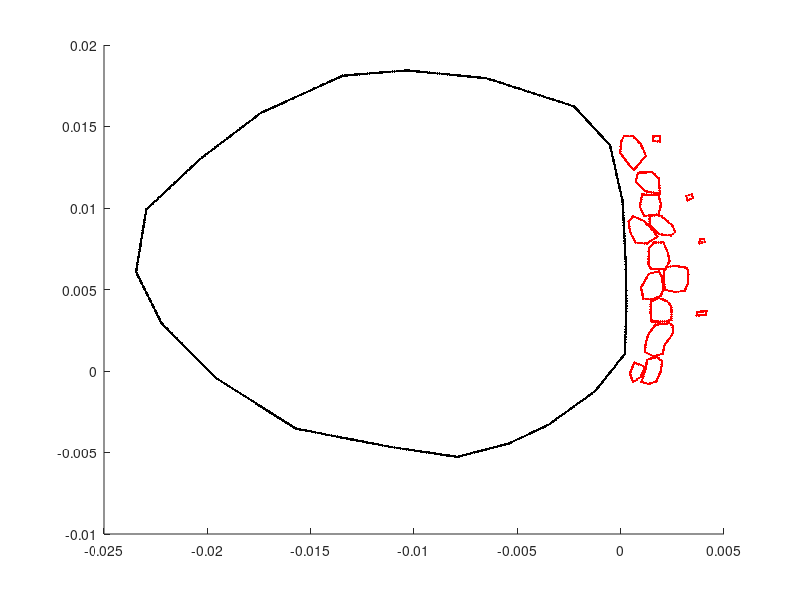

Recreate this plot in MATLAB.
%make_hairs.m
clear all
close all
load('hermit_hairs.mat');
load('ant.mat');
%load('model.mat');
model.x = ant.x;
model.y = ant.y;

L = 0.1;                            % length of computational domain (m)
N = 512;                            % number of Cartesian grid meshwidths at the finest level of the AMR grid
dx = (L/N)/(2);                           % Cartesian mesh width (m)
% Notes ~ Rule of thumb: 2 boundary points per fluid grid point. 
%        vertex pts too far apart: flow thru boundary, too close: numerical weirdness

NFINEST = 64;  % NFINEST = 4 corresponds to a uniform grid spacing of h=1/64


%dx = L/(16*1.5*NFINEST);
% 
% num_nodesh = ceil(perimh/(0.5*dx)/4)*4+1;
% num_nodese = ceil(perime/(0.5*dx)/4)*4+1;
% num_nodes = num_nodesh + 2*num_nodese + 1;
%tapered_stiffness = false;
%stiffness = 1.0/num_layers;
kappa_target = 1.0e-2;        % target point penalty spring constant (Newton)
% This is the spring stiffness between the target points and vertex points. The stiffness between
%          the points is inversely proportional to the number of target/vertex points, so use
%          the minimum value of stiffness you can to reduce computational time.

%%%%%%%%%%%%%%%%%%%%%%%%%%%%%%%%%%%%%%%%%%%%%%%%%%%%%%%%%%%%%%%%%%%%%%%%%%%
% All of the Hairs  %%%%%%%%%%%%%%%%%%%%%%%%%%%%%%%
%
num = length(hairs);

for k = 1:num % Loop calculates points and writes files for each hair.

clear points

num_nodes = length(hairs(1,k).x);
n = 0;
perim_total = 0;
% Step 1: create the points.
for i = 2:num_nodes
    clear perim
    clear numpts
    x1 = hairs(1,k).x(i-1,1);
    y1 = hairs(1,k).y(i-1,1);
    x2 = hairs(1,k).x(i,1);
    y2 = hairs(1,k).y(i,1);
    perim = abs(pdist([x1 y1;x2 y2],'euclidean'));
    perim_total = perim_total+perim;
    
    numpts=ceil(perim/dx)
    n = numpts+n;
    points(1,i-1).x = linspace(x1,x2,numpts);
    points(1,i-1).y = linspace(y1,y2,numpts);
    
end
perim_total = perim_total + abs(pdist([hairs(1,k).x(1,1) hairs(1,k).y(1,1);hairs(1,k).x(end,1) hairs(1,k).y(end,1)],'euclidean'))
n


vertex_fid = fopen(['hair',num2str(k),'_2d_' num2str(N) '.vertex'], 'w');

% first line is the number of vertices in the file
fprintf(vertex_fid, '%d\n', n);
hold on
% Step 2: Write out the vertex information
for l = 1:num_nodes-1
    plot(points(1,l).x,points(1,l).y,'r.-')
    for j = 1:length(points(1,l).x-1)
    fprintf(vertex_fid, '%1.16e %1.16e\n', points(1,l).x(j), points(1,l).y(j));
    end
end
%end
%hold off
fclose(vertex_fid);

% Step 3: Write out the target point information
target_fid = fopen(['hair',num2str(k),'_2d_' num2str(N) '.target'], 'w');

fprintf(target_fid, '%d\n', n);

ds = perim_total/(n-1);

for s = 0:n-1
   fprintf(target_fid, '%d %1.16e\n', s, kappa_target*ds/(ds^2));
end

fclose(target_fid);

end



%%%%%%%%%%%%%%%%%%%%%%%%%

%%%%%%%%%%%%%%%%%%%%%%%%%%
% Antennule 
%

clear points

num_nodes = length(model.x);
n = 0;
perim_total = 0;
% Step 1: create the points.
for i = 2:num_nodes
    clear perim
    clear numpts
    x1 = model.x(i-1,1);
    y1 = model.y(i-1,1);
    x2 = model.x(i,1);
    y2 = model.y(i,1);
    perim = abs(pdist([x1 y1;x2 y2],'euclidean'));
    perim_total = perim_total+perim;
    
    numpts=ceil(perim/dx)
    n = numpts+n;
    points(1,i-1).x = linspace(x1,x2,numpts);
    points(1,i-1).y = linspace(y1,y2,numpts);
    
end
perim_total = perim_total + abs(pdist([model.x(1,1) model.y(1,1);model.x(end,1) model.y(end,1)],'euclidean'))
n

    clear perim
    clear numpts
    x1 = model.x(i,1);
    y1 = model.y(i,1);
    x2 = model.x(1,1);
    y2 = model.y(1,1);
    perim = abs(pdist([x1 y1;x2 y2],'euclidean'));
    perim_total = perim_total+perim;
    
    numpts=ceil(perim/dx)
    n = numpts+n;
    points(1,i).x = linspace(x1,x2,numpts);
    points(1,i).y = linspace(y1,y2,numpts);


vertex_fid = fopen(['ant_2d_' num2str(N) '.vertex'], 'w');

% first line is the number of vertices in the file
fprintf(vertex_fid, '%d\n', n);
hold on
% Step 2: Write out the vertex information
for l = 1:num_nodes-1
    plot(points(1,l).x,points(1,l).y,'k.-')
    for j = 1:length(points(1,l).x-1)
    fprintf(vertex_fid, '%1.16e %1.16e\n', points(1,l).x(j), points(1,l).y(j));
    end
end

fclose(vertex_fid);


% Step 3: Write out the target point information
target_fid = fopen(['ant_2d_' num2str(N) '.target'], 'w');

fprintf(target_fid, '%d\n', n);

ds = perim_total/(n-1);

for s = 0:n-1
   fprintf(target_fid, '%d %1.16e\n', s, kappa_target*ds/(ds^2));
end

fclose(target_fid);
%end
%hold off


% center = [-0.0187,0.005987];
% xr = 0.0366*1.5/2;
% yr = 0.0217*1.5/2;
% length = 2*pi; %Length of the space curve segment.
% 
% t = 0:dx:length; % sets up values of t for plotting the full space curve segment.
% 
% % Calulates coordinates for plotting space curve and estimates based on
% % parametric equations for the space curve.
% 
% x = xr.*cos(t)+center(1,1);
% y = yr.*sin(t)+center(1,2);
% plot(x,y,'go')
